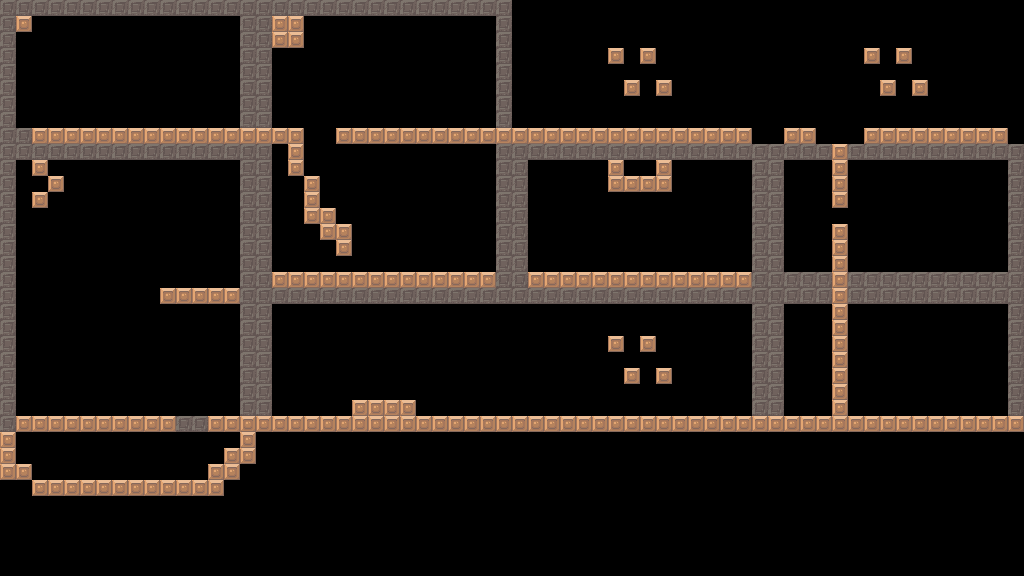

Rendered tile map (Tiled .tmx) drawn with the repository's tilesets; below, a short description and the map source with its tile grids summarised:
An orthogonal 64x36 tile map with 16x16 px tiles, 4 tile layers (BG2, BG, WATER, FG) and 9 objects (6x room, 2x blub, player).

<map version="1.0" tiledversion="2018.06.27" orientation="orthogonal" renderorder="right-down" width="64" height="36" tilewidth="16" tileheight="16" infinite="0" nextlayerid="79" nextobjectid="861">
 <tileset firstgid="1" name="tiles" tilewidth="16" tileheight="16" tilecount="128" columns="16">
  <image source="tiles.png" width="256" height="128" />
 </tileset>
 <layer id="74" name="BG2" width="64" height="36">
  <data>[2304 cells, 0 non-empty, 0 distinct tile ids]</data>
 </layer>
 <layer id="75" name="BG" width="64" height="36">
  <data>[2304 cells, 390 non-empty, 1 distinct tile ids]</data>
 </layer>
 <layer id="76" name="WATER" width="64" height="36">
  <data>[2304 cells, 0 non-empty, 0 distinct tile ids]</data>
 </layer>
 <layer id="77" name="FG" width="64" height="36">
  <data>[2304 cells, 224 non-empty, 1 distinct tile ids]</data>
 </layer>
 <objectgroup id="78" name="ROOM">
  <object id="825" type="room" x="256" y="144" width="512" height="288">
   <properties>
    <property name="h" type="int" value="2" />
    <property name="w" type="int" value="2" />
   </properties>
  </object>
  <object id="841" type="room" x="0" y="144" width="256" height="288">
   <properties>
    <property name="h" type="int" value="2" />
    <property name="w" type="int" value="2" />
   </properties>
  </object>
  <object id="850" type="room" x="768" y="144" width="256" height="288">
   <properties>
    <property name="h" type="int" value="2" />
    <property name="w" type="int" value="2" />
   </properties>
  </object>
  <object id="851" type="room" x="0" y="0" width="512" height="144">
   <properties>
    <property name="h" type="int" value="2" />
    <property name="w" type="int" value="2" />
   </properties>
  </object>
  <object id="852" type="room" x="512" y="0" width="256" height="144">
   <properties>
    <property name="bg" type="int" value="1" />
    <property name="h" type="int" value="2" />
    <property name="w" type="int" value="2" />
   </properties>
  </object>
  <object id="860" type="room" x="768" y="0" width="256" height="144">
   <properties>
    <property name="h" type="int" value="2" />
    <property name="w" type="int" value="2" />
   </properties>
  </object>
 </objectgroup>
 <objectgroup id="29" name="OBJ">
  <object id="822" name="Player" type="player" x="464" y="112" width="16" height="16">
   <properties>
    <property name="hello" type="bool" value="true" />
    <property name="somefloat" type="float" value="1.56" />
    <property name="test" type="int" value="1" />
   </properties>
  </object>
  <object id="823" name="Blub" type="blub" x="272" y="144" width="16" height="16" />
  <object id="854" name="Blub" type="blub" x="272" y="144" width="16" height="16" />
 </objectgroup>
</map>
